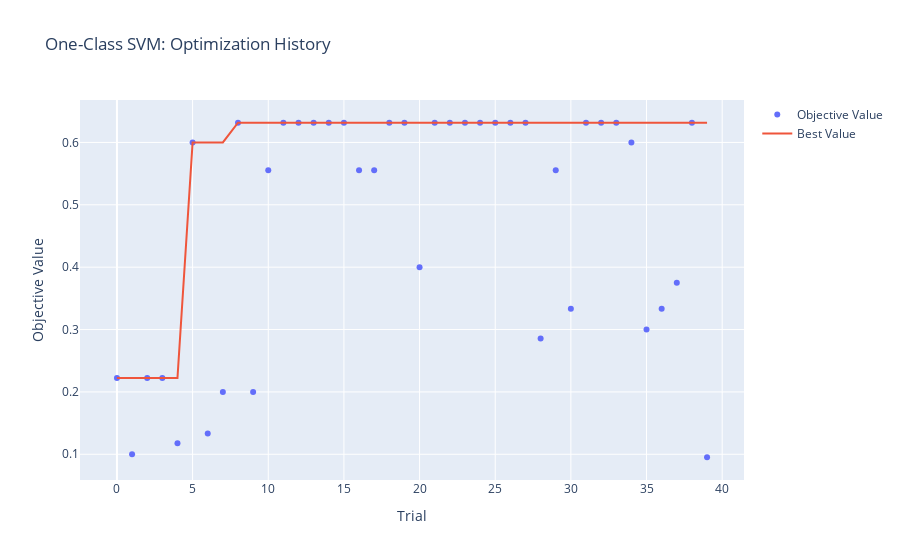
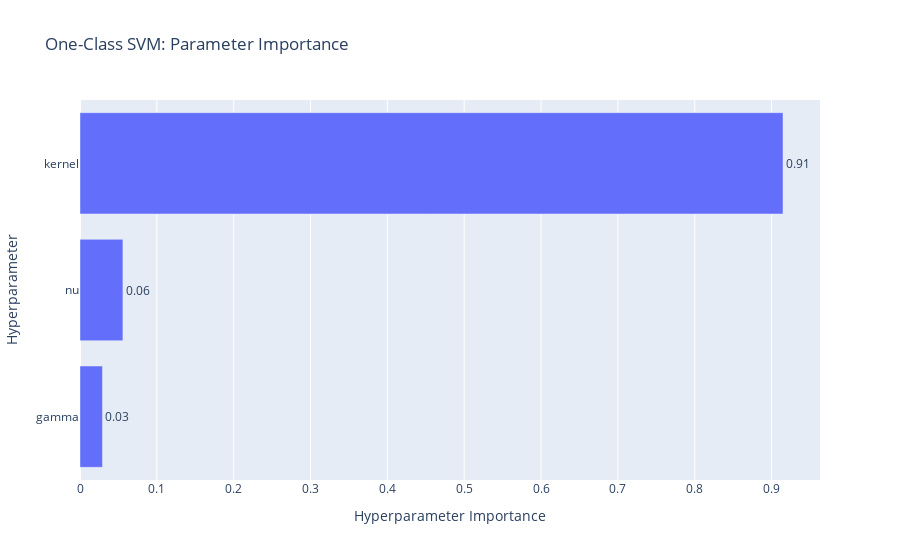

Source (notebook cell) for these figures, in order:
### Code cell
# Visualize Optuna optimization (One-Class SVM)
fig_history = plot_optimization_history(study_svm)
fig_history.update_layout(title="One-Class SVM: Optimization History")
fig_history.write_html(REPORTS_DIR / '04_svm_optimization_history.html')
fig_history.show()

fig_importance = plot_param_importances(study_svm)
fig_importance.update_layout(title="One-Class SVM: Parameter Importance")
fig_importance.write_html(REPORTS_DIR / '04_svm_param_importance.html')
fig_importance.show()

print(f"✅ Saved optimization visualizations to {REPORTS_DIR}")

### Figure 1 — Plotly figure (JSON) as saved in the notebook; plotly's stock layout.template omitted (floating-point values rounded to 4 significant figures)
{"data": [{"mode": "markers", "name": "Objective Value", "type": "scatter", "x": [0, 1, 2, 3, 4, 5, 6, 7, 8, 9, 10, 11, 12, 13, 14, 15, 16, 17, 18, 19, 20, 21, 22, 23, 24, 25, 26, 27, 28, 29, 30, 31, 32, 33, 34, 35, 36, 37, 38, 39], "y": [0.2222, 0.1, 0.2222, 0.2222, 0.1176, 0.6, 0.1333, 0.2, 0.6316, 0.2, 0.5556, 0.6316, 0.6316, 0.6316, 0.6316, 0.6316, 0.5556, 0.5556, 0.6316, 0.6316, 0.4, 0.6316, 0.6316, 0.6316, 0.6316, 0.6316, 0.6316, 0.6316, 0.2857, 0.5556, 0.3333, 0.6316, 0.6316, 0.6316, 0.6, 0.3, 0.3333, 0.375, 0.6316, 0.09524]}, {"mode": "lines", "name": "Best Value", "type": "scatter", "x": [0, 1, 2, 3, 4, 5, 6, 7, 8, 9, 10, 11, 12, 13, 14, 15, 16, 17, 18, 19, 20, 21, 22, 23, 24, 25, 26, 27, 28, 29, 30, 31, 32, 33, 34, 35, 36, 37, 38, 39], "y": [0.2222, 0.2222, 0.2222, 0.2222, 0.2222, 0.6, 0.6, 0.6, 0.6316, 0.6316, 0.6316, 0.6316, 0.6316, 0.6316, 0.6316, 0.6316, 0.6316, 0.6316, 0.6316, 0.6316, 0.6316, 0.6316, 0.6316, 0.6316, 0.6316, 0.6316, 0.6316, 0.6316, 0.6316, 0.6316, 0.6316, 0.6316, 0.6316, 0.6316, 0.6316, 0.6316, 0.6316, 0.6316, 0.6316, 0.6316]}, {"marker": {"color": "#cccccc"}, "mode": "markers", "name": "Infeasible Trial", "showlegend": false, "type": "scatter", "x": [], "y": []}], "layout": {"title": {"text": "One-Class SVM: Optimization History"}, "xaxis": {"title": {"text": "Trial"}}, "yaxis": {"title": {"text": "Objective Value"}}}}

### Figure 2 — Plotly figure (JSON) as saved in the notebook; plotly's stock layout.template omitted (floating-point values rounded to 4 significant figures)
{"data": [{"cliponaxis": false, "hovertemplate": ["gamma (CategoricalDistribution): 0.029235657176040774<extra></extra>", "nu (FloatDistribution): 0.05587354120090465<extra></extra>", "kernel (CategoricalDistribution): 0.9148908016230546<extra></extra>"], "name": "Objective Value", "orientation": "h", "text": ["0.03", "0.06", "0.91"], "textposition": "outside", "type": "bar", "x": [0.02924, 0.05587, 0.9149], "y": ["gamma", "nu", "kernel"]}], "layout": {"title": {"text": "One-Class SVM: Parameter Importance"}, "xaxis": {"title": {"text": "Hyperparameter Importance"}}, "yaxis": {"title": {"text": "Hyperparameter"}}}}
